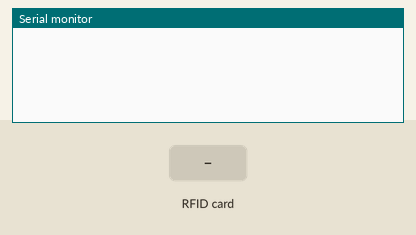
Recording of a sketch running on a simulated Arduino Mega 2560, built with avr-gcc and run on an emulated ATmega2560. On the bench: the last lines printed to the serial monitor. Inputs (shaded band) come from the test bench.

Above: at 1.2 s.
1.3 s: RFID card 5A 8D 98 1A held to the reader
At 2.5 s:
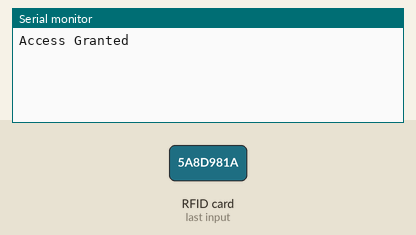
2.8 s: RFID card 5E 7A 19 C4 held to the reader
At 3.9 s:
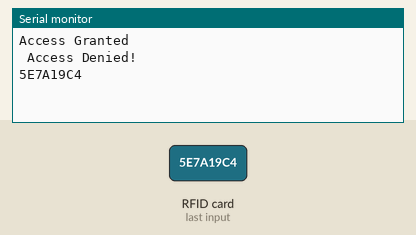

Measured:
- after the input at 1.3 s, the serial monitor: prints a new line at once (image 1)
- after the input at 2.8 s, the serial monitor: prints a new line after 0.51 s (image 2)

The sketch:

RFID.ino
```cpp
#include <SPI.h>
#include <MFRC522.h>

#define RST_PIN 5
#define SS_PIN 53

byte readCard[4];
String MasterTag = "5A8D981A";  // REPLACE this Tag ID with your Tag ID!!!
String tagID = "";

// Create instances
MFRC522 mfrc522(SS_PIN, RST_PIN);

void setup() {
  // Initiating
  SPI.begin();         // SPI bus
  mfrc522.PCD_Init();  // MFRC522
  Serial.begin(9600);
  Serial.println();
}

void loop() {

  //Wait until new tag is available
  while (getID()) {

    if (tagID == MasterTag) {

      Serial.println("Access Granted");

      // You can write any code here like opening doors, switching on a relay, lighting up an LED, or anything else you can think of.
    } else {
      Serial.println(" Access Denied!");
      Serial.println(tagID);
    }

    delay(2000);


  }
}

//Read new tag if available
boolean getID() {
  // Getting ready for Reading PICCs
  if (!mfrc522.PICC_IsNewCardPresent()) {  //If a new PICC placed to RFID reader continue
    return false;
  }
  if (!mfrc522.PICC_ReadCardSerial()) {  //Since a PICC placed get Serial and continue
    return false;
  }
  tagID = "";
  for (uint8_t i = 0; i < 4; i++) {  // The MIFARE PICCs that we use have 4 byte UID
    //readCard[i] = mfrc522.uid.uidByte[i];
    tagID.concat(String(mfrc522.uid.uidByte[i], HEX));  // Adds the 4 bytes in a single String variable
  }
  tagID.toUpperCase();
  mfrc522.PICC_HaltA();  // Stop reading
  return true;
}
```
